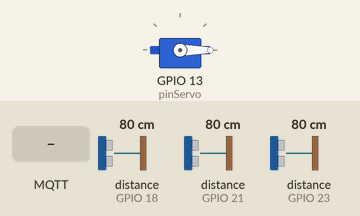
Recording of a sketch running on a simulated ESP32. On the bench: servo. Wiring (inferred from the names in the program): 3 × ultrasonic range finder: trigger GPIO 5, echo GPIO 18 / trigger GPIO 19, echo GPIO 21 / trigger GPIO 22, echo GPIO 23. The test bench sets the inputs (shaded band); at power-on: distance to the obstacle (sensors on GPIO 18, GPIO 21, GPIO 23) 80 cm. The echo pulse lasts 58.3 µs per cm; WiFi joins after 1.5 s; servers stay silent unless stated; no MQTT or app messages arrive unless stated; what the sketch prints to the serial monitor is not drawn.

Above: at 2.7 s.
2.8 s: MQTT message "ABRIR" arrives on the first subscribed topic
At 3.3 s:
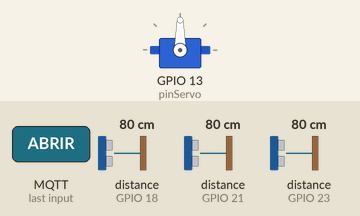
Timing chart, 0 to 9.3 s (numbered marks = the images above; inputs shaded):
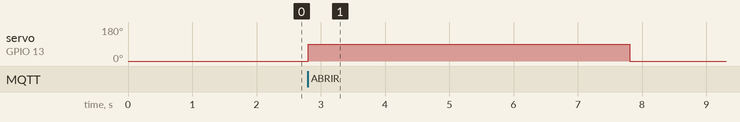

The sketch:

smart_parking_esp32.ino
```cpp
#include <WiFi.h>
#include <WiFiClientSecure.h>
#include <PubSubClient.h>
#include <ESP32Servo.h>

// --- Pines HC-SR04 ---
const int trigEspacioB = 5;
const int echoEspacioB = 18;
const int trigEspacioA = 19;
const int echoEspacioA = 21;
const int trigPuerta   = 22;
const int echoPuerta   = 23;
const int pinServo     = 13;

// --- Umbrales ---
const float UMBRAL_ESPACIO = 20.0; // cm — cajón ocupado si objeto detectado
const float UMBRAL_PUERTA  = 30.0; // cm — auto en puerta si objeto detectado

// --- WiFi ---
const char* ssid     = "Familia Rodriguez";
const char* password = "281257NO";

// --- HiveMQ Cloud ---
const char* mqtt_server = "202a9124a92341a6b566176001ee7326.s1.eu.hivemq.cloud";
const int   mqtt_port   = 8883;
const char* mqtt_user   = "AlvaroESP";
const char* mqtt_pass   = "Alvaro0014";

const char* TOPIC_SENSORES = "smartparking/sensores";
const char* TOPIC_CONTROL  = "smartparking/control_puerta";

// --- Cooldown entre aperturas automáticas ---
// Evita que la barrera se abra repetidamente si el auto sigue frente al sensor.
const unsigned long COOLDOWN_PUERTA_MS = 10000; // 10 segundos

WiFiClientSecure espClient;
PubSubClient     client(espClient);
Servo            barrera;

bool           espacioA_ocupado = false;
bool           espacioB_ocupado = false;
unsigned long  ultimoEnvio      = 0;
unsigned long  ultimaApertura   = 0;
const long     INTERVALO        = 2000;

void setup_wifi();
void reconnect();
void callback(char* topic, byte* payload, unsigned int length);
float obtenerDistancia(int trigPin, int echoPin);
void abrirBarrera();

// ─────────────────────────────────────────────────────────────────────────────
void setup() {
  Serial.begin(115200);

  pinMode(trigPuerta,   OUTPUT); pinMode(echoPuerta,   INPUT);
  pinMode(trigEspacioA, OUTPUT); pinMode(echoEspacioA, INPUT);
  pinMode(trigEspacioB, OUTPUT); pinMode(echoEspacioB, INPUT);

  ESP32PWM::allocateTimer(0);
  barrera.setPeriodHertz(50);
  barrera.attach(pinServo, 500, 2400);
  barrera.write(0); // barrera cerrada al inicio

  setup_wifi();
  espClient.setInsecure();
  client.setServer(mqtt_server, mqtt_port);
  client.setCallback(callback);
  client.setBufferSize(512);
}

void loop() {
  if (!client.connected()) reconnect();
  client.loop();

  // 1. Leer sensores de los cajones A y B
  float distA = obtenerDistancia(trigEspacioA, echoEspacioA);
  float distB = obtenerDistancia(trigEspacioB, echoEspacioB);
  espacioA_ocupado = (distA > 0 && distA <= UMBRAL_ESPACIO);
  espacioB_ocupado = (distB > 0 && distB <= UMBRAL_ESPACIO);

  // 2. Sensor de puerta — abre automáticamente si hay espacio y cooldown cumplido.
  //    Modo "walk-in": cualquier auto que se acerque entra si hay lugar.
  //    Modo "QR": la apertura la dispara el backend vía MQTT (ver callback).
  float distPuerta = obtenerDistancia(trigPuerta, echoPuerta);
  bool  autoEnPuerta = (distPuerta > 0 && distPuerta <= UMBRAL_PUERTA);
  bool  hayEspacio   = (!espacioA_ocupado || !espacioB_ocupado);

  if (autoEnPuerta && hayEspacio && (millis() - ultimaApertura > COOLDOWN_PUERTA_MS)) {
    Serial.println("Auto en puerta con espacio libre → Abriendo (modo automático)");
    ultimaApertura = millis();
    abrirBarrera();
  } else if (autoEnPuerta && !hayEspacio) {
    Serial.println("Auto en puerta pero parqueo LLENO → barrera cerrada");
  }

  // 3. Publicar estado de los cajones a la nube cada INTERVALO ms
  unsigned long ahora = millis();
  if (ahora - ultimoEnvio > INTERVALO) {
    ultimoEnvio = ahora;

    String payload = "{\"puerta\":"   + String(distPuerta)  +
                     ",\"espacioA\":" + String(distA)        +
                     ",\"espacioB\":" + String(distB)        +
                     ",\"ocupado_a\":" + (espacioA_ocupado ? "true" : "false") +
                     ",\"ocupado_b\":" + (espacioB_ocupado ? "true" : "false") + "}";

    client.publish(TOPIC_SENSORES, payload.c_str());

    Serial.printf("→ Puerta: %.1f cm | A: %s (%.1f cm) | B: %s (%.1f cm)\n",
                  distPuerta,
                  espacioA_ocupado ? "LLENO" : "LIBRE", distA,
                  espacioB_ocupado ? "LLENO" : "LIBRE", distB);
  }

  delay(50);
}

// Recibe comando "ABRIR" del backend (modo QR/app)
void callback(char* topic, byte* payload, unsigned int length) {
  String msg = "";
  for (unsigned int i = 0; i < length; i++) msg += (char)payload[i];
  Serial.printf("MQTT [%s]: %s\n", topic, msg.c_str());

  if (msg == "ABRIR") {
    Serial.println("Comando ABRIR vía MQTT → Abriendo barrera (modo QR)");
    abrirBarrera();
    ultimaApertura = millis(); // reinicia el cooldown del sensor de puerta
  }
}

// Abre la barrera 5 segundos y la cierra
void abrirBarrera() {
  Serial.println(">>> BARRERA ABIERTA <<<");
  barrera.write(90);
  delay(5000);
  barrera.write(0);
  Serial.println(">>> BARRERA CERRADA <<<");
}

float obtenerDistancia(int trigPin, int echoPin) {
  digitalWrite(trigPin, LOW);
  delayMicroseconds(2);
  digitalWrite(trigPin, HIGH);
  delayMicroseconds(10);
  digitalWrite(trigPin, LOW);
  long dur = pulseIn(echoPin, HIGH, 30000);
  if (dur == 0) return -1;
  return (dur * 0.0343) / 2.0;
}

void setup_wifi() {
  Serial.printf("Conectando a WiFi: %s", ssid);
  WiFi.begin(ssid, password);
  while (WiFi.status() != WL_CONNECTED) { delay(500); Serial.print("."); }
  Serial.printf("\nWiFi conectado — IP: %s\n", WiFi.localIP().toString().c_str());
}

void reconnect() {
  while (!client.connected()) {
    Serial.print("Conectando a HiveMQ Cloud...");
    if (client.connect("ESP32_SmartParking", mqtt_user, mqtt_pass)) {
      Serial.println(" conectado!");
      client.subscribe(TOPIC_CONTROL, 1);
    } else {
      Serial.printf(" error rc=%d, reintentando en 5s\n", client.state());
      delay(5000);
    }
  }
}
```

Measured:
- after the input at 2.8 s, servo on GPIO 13 (pinServo): 0° → 90° at once, → 0° 5.0 s later
